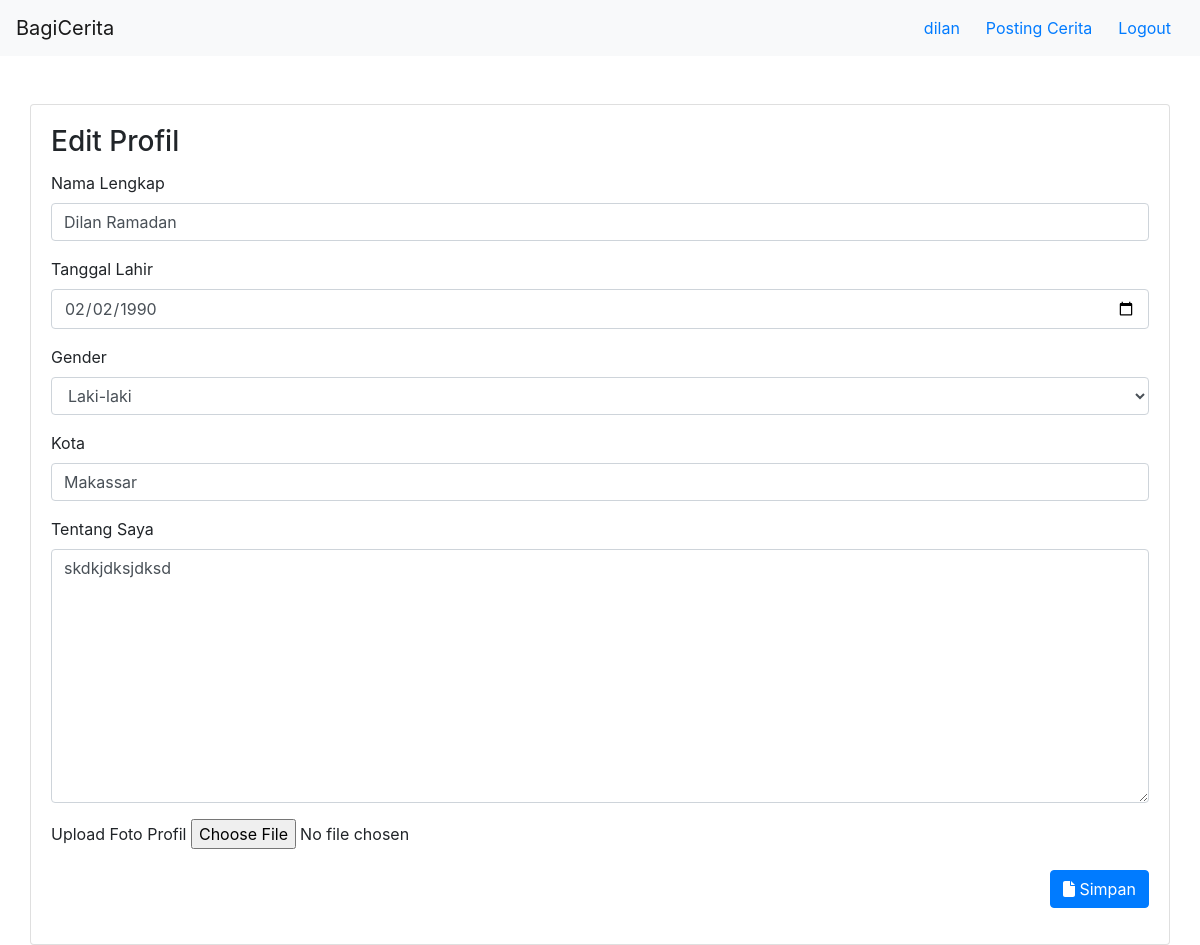
/user/dilan/profile/edit (signed in), run on the app's committed database.
### user/models.py (models this page shows, shortened)
class Profile(models.Model):
    user = models.OneToOneField(User, on_delete=models.CASCADE)
    nama_lengkap = models.CharField(max_length=30, blank=True)
    tanggal_lahir = models.DateField(null=True, blank=True)
    kota = models.CharField(max_length=30, blank=True)
    tentang_saya = models.TextField(blank=True)
    profile_picture = models.ImageField(upload_to='profile_picture',blank=True)
    points = models.IntegerField(default=20)
    Laki = 'L'
    Perempuan = 'P'
    GENDER_CHOICES = [
        (Laki, 'Laki-laki'),
        (Perempuan, 'Perempuan'),
    ]
    gender = models.CharField(max_length=30,blank=True, choices=GENDER_CHOICES)

### user/views.py (the view, shortened to what this page needs)
# urls.py: path('<str:username>/profile/edit',edit_user_profile_view,name="edit_user_profile"),
@login_required
def edit_user_profile_view(request,username):
    if(str(request.user) != str(username)):
        return redirect("/stories")
    context = {
        "username":username,
        "nama_lengkap":"",
        "tanggal_lahir":"",
        "gender":"",
        "kota":"",
        "tentang_saya":"",
        "profile_picture":"-"
    }
    try:
        profile = request.user.profile
        context['nama_lengkap'] = profile.nama_lengkap
        context['tanggal_lahir'] = profile.tanggal_lahir
        context['gender'] = profile.gender
        context['kota'] = profile.kota
        context['tentang_saya']=profile.tentang_saya
        if(profile.profile_picture):
            context['profile_picture'] = profile.profile_picture
    except Profile.DoesNotExist:
        pass
    return render(request,"user/edit_user_profile.html",context)

### bagicerita/context_processor.py (called while the page is built)
def get_auth_form(request):
    registerForm = UserCreationForm()
    return{
        'register_form':registerForm
    }

def check_if_logged_in(request):
    if request.user.is_authenticated:
        return{
            'logged_in':True,
            'username':request.user.username
        }
    else:
        return {
            'logged_in':False
        }

### templates/user/edit_user_profile.html (shortened to what this page needs)
{% extends 'base.html' %}
{% load story_tags %}
{% block content %}
    {% include 'navbar.html' %}
    <div class="container">
        <div class="row mt-5">
            <div class="card" style="width: 100%">
                <div class="card-body">
                    <h3 class="card-title">Edit Profil</h3>
                    <form method="POST" enctype="multipart/form-data">
                        <div class="form-group">
                          <label for="nama-lengkap">Nama Lengkap</label>
                          <input required type="text" value = "{{nama_lengkap}}" name="nama-lengkap" class="form-control" id="nama-lengkap"/>
                        </div>
                        <div class="form-group">
                          <label for="tanggal-lahir">Tanggal Lahir</label>
                          <input type="date" required value="{{tanggal_lahir|date:'Y-m-d'}}" class="form-control" id="tanggal-lahir" name="tanggal-lahir"/>
                        </div>
                        <div class="form-group">
                            <label for="gender">Gender</label>
                            <select class="form-control" id="gender" name="gender">
                                {% if gender == "L" %}
                                    <option value="L" selected>Laki-laki</option>
                                {% elif gender == "P" %}
                                    <option value="L">Laki-laki</option>
                                    <option value="P" selected>Perempuan</option>
                                {%else %}
                                    <option value="L" selected>Laki-laki</option>
                                    <option value="P">Perempuan</option>
                                {% endif %}
                            </select>
                        </div>
                        <div class="form-group">
                            <label for="kota">Kota</label>
                            <input required type="text" value="{{kota}}" name="kota" class="form-control" id="kota"/>
                        </div>
                        <div class="form-group">
                            <label for="tentang-saya">Tentang Saya</label>
                            <textarea required class="form-control" name="tentang-saya" id="exampleFormControlTextarea1" rows="10">{{tentang_saya}}</textarea>
                        </div>
                        <div class="form-group">
                            <label for="profile-picture">Upload Foto Profil</label>
                            <input type="file" name="profile-picture" id="profile-picture">
                        </div>
                        <div class="form-group" style="text-align: right;">
                            <button type="submit" class="btn btn-primary"><i class="fas fa-file"></i> Simpan</button>
                          </div>
                      </form>
                </div>
            </div>
        </div>
    </div>
{% endblock %}

### templates/navbar.html (shortened to what this page needs)
<nav class="navbar navbar-expand-lg navbar-light bg-light">
    <a class="navbar-brand" href="/stories">BagiCerita</a>
        <div class="collapse navbar-collapse" id="navbarSupportedContent">
            <div class="navbar-nav ml-auto">
              {% if logged_in == False %}
                <button type="button" data-bs-toggle="modal" data-bs-target="#loginModal" class="btn btn-link">Login</button>
                <button type="button" data-bs-toggle="modal" data-bs-target="#registerModal" class="btn btn-link">Register</button>
              {%else %}
                <a href="/user/{{username}}/profile" class="btn btn-link">{{username}}</a>
                <a href="/stories/post" class="btn btn-link">Posting Cerita</a>
                <a href="/logout?next={{request.path_info}}" class="btn btn-link">Logout</a>
              {% endif %}
            </div>
        </div>
</nav>

### data on the page
Profile: nama-lengkap "Dilan Ramadan", tanggal-lahir "02/02/1990", kota "Makassar", tentang-saya "skdkjdksjdksd"

### other printed values
{{ username }} "dilan"
